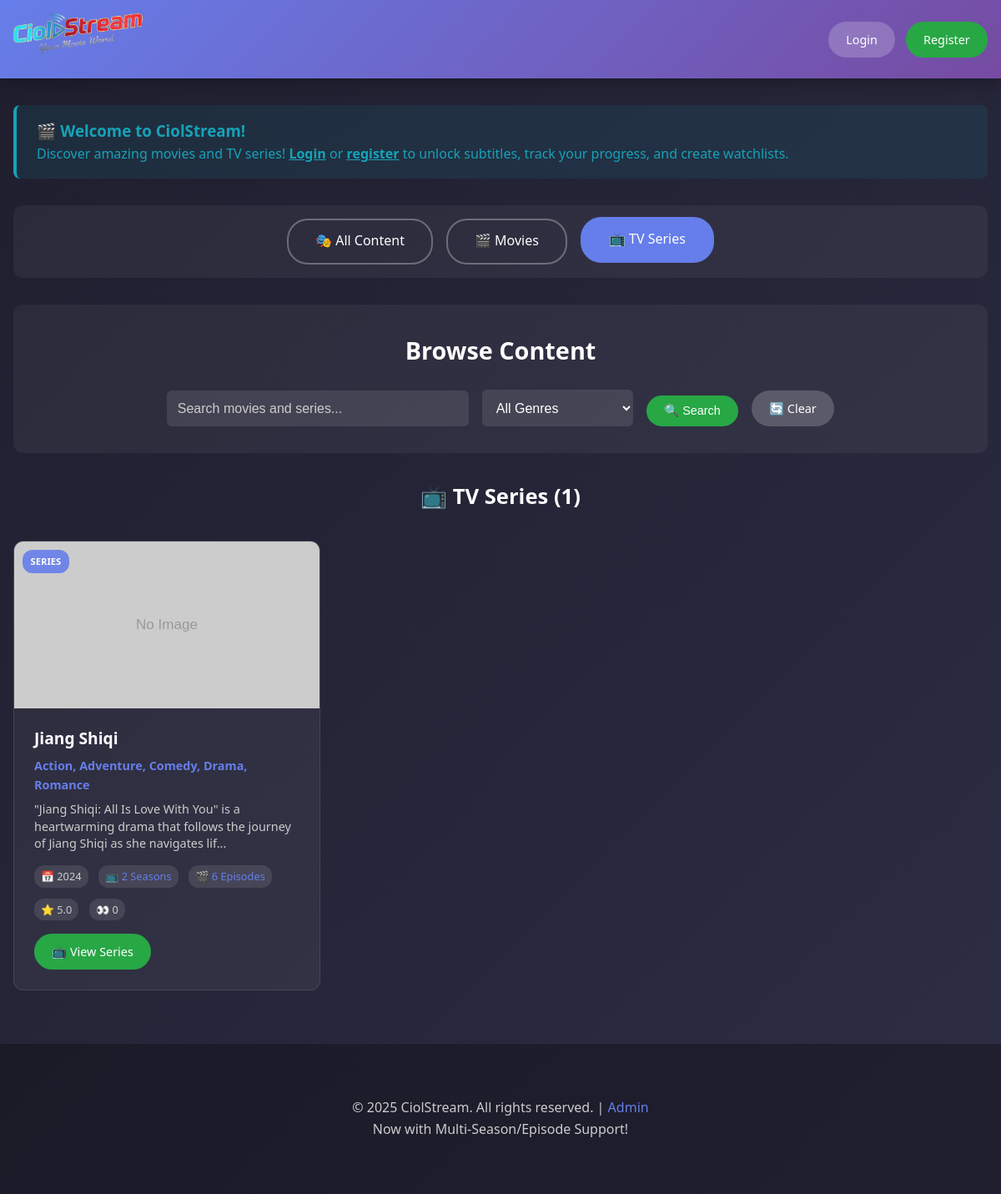
/?type=series, run on the app's committed database.
### tables this page shows
CREATE TABLE `series` (
  `id` int NOT NULL AUTO_INCREMENT,
  `title` varchar(255) NOT NULL,
  `description` text,
  `thumbnail_url` varchar(500) DEFAULT NULL,
  `release_year` year DEFAULT NULL,
  `imdb_rating` decimal(3,1) DEFAULT NULL,
  `language` varchar(50) DEFAULT 'English',
  `director` varchar(100) DEFAULT NULL,
  `cast` text,
  `tags` varchar(500) DEFAULT NULL,
  `view_count` int DEFAULT '0',
  `featured` tinyint(1) DEFAULT '0',
  `status` enum('active','inactive','coming_soon') DEFAULT 'active',
  `created_at` timestamp NULL DEFAULT CURRENT_TIMESTAMP,
  `updated_at` timestamp NULL DEFAULT CURRENT_TIMESTAMP ON UPDATE CURRENT_TIMESTAMP,
  PRIMARY KEY (`id`)
);

### includes/functions.php (called while the page is built, shortened)
<?php
function getCurrentUserSession($pdo) {
    if (!isset($_SESSION['user_id']) || !isset($_SESSION['session_token'])) {
        return null;
    }
    $session = validateUserSession($pdo, $_SESSION['user_id'], $_SESSION['session_token']);
    return [
        'user_id' => $session['user_id'],
        'username' => $session['username'],
        'status' => $session['status'],
        'expiry_date' => $session['expiry_date']
    ];
}
function searchSeries($pdo, $search = '', $genre = '', $filters = []) {
    try {
        $sql = "
            SELECT s.*,
                   COALESCE(AVG(r.rating), 0) as avg_rating,
                   COUNT(r.rating) as rating_count,
                   GROUP_CONCAT(DISTINCT g.name ORDER BY g.name SEPARATOR ', ') as genres,
                   COUNT(DISTINCT se.id) as season_count,
                   COUNT(DISTINCT v.id) as episode_count
            FROM series s
            LEFT JOIN ratings r ON s.id = r.series_id
            LEFT JOIN series_genres sg ON s.id = sg.series_id
            LEFT JOIN genres g ON sg.genre_id = g.id
            LEFT JOIN seasons se ON s.id = se.series_id
            LEFT JOIN videos v ON s.id = v.series_id AND v.content_type = 'episode'
            WHERE s.status = 'active'
        ";
        $params = [];
        $sql .= " GROUP BY s.id, s.title, s.description, s.thumbnail_url, s.release_year, s.imdb_rating,
                           s.language, s.director, s.cast, s.tags, s.view_count, s.featured,
                           s.status, s.created_at, s.updated_at
                  ORDER BY s.featured DESC, s.created_at DESC";
        $stmt = $pdo->prepare($sql);
        $stmt->execute($params);
        return $stmt->fetchAll();
    } catch (PDOException $e) {
        error_log("Error searching series: " . $e->getMessage());
        return [];
    }
}
?>

### public/index.php (the view, shortened to what this page needs)
<?php
require_once '../config/database.php';
require_once '../includes/functions.php';
$current_user = getCurrentUserSession($pdo);
$user_status = $current_user ? $current_user['status'] : null;
$username = $current_user ? $current_user['username'] : null;
$expiry_date = $current_user ? $current_user['expiry_date'] : null;
$search = isset($_GET['search']) ? trim($_GET['search']) : '';
$genre_filter = isset($_GET['genre']) ? trim($_GET['genre']) : '';
$content_type = isset($_GET['type']) ? trim($_GET['type']) : '';
$show_series = empty($content_type) || $content_type === 'series';
$series = [];
if ($show_series) {
    $series = searchSeries($pdo, $search, $genre_filter);
}
?>
<!DOCTYPE html>
<html lang="en">
<head>
    <link rel="stylesheet" href="../assets/css/style.css">
</head>
<body>
    <header>
        <nav class="navbar">
            <div class="nav-container">
                <div class="logo">
                    <a href="index.php">
                        <img src="../img/logo.png" alt="CiolStream" style="height: 50px; width: auto;">
                    </a>
                </div>
                <div class="nav-links">
                    <?php if ($username): ?>
                        <span class="welcome">Welcome, <?php echo htmlspecialchars($username); ?></span>
                        <span class="status status-<?php echo $user_status; ?>">
                            <?php echo ucfirst($user_status); ?> Member
                        </span>
                        <?php if ($expiry_date && $user_status === 'active'): ?>
                            <span class="expiry">Until: <?php echo date('M d, Y', strtotime($expiry_date)); ?></span>
                        <?php endif; ?>
                        <a href="../user/dashboard.php" class="btn">Dashboard</a>
                        <a href="../logout.php" class="btn">Logout</a>
                    <?php else: ?>
                        <a href="../login.php" class="btn">Login</a>
                        <a href="../register.php" class="btn btn-primary">Register</a>
                    <?php endif; ?>
                </div>
            </div>
        </nav>
    </header>
    <main>
        <div class="container">
            <?php if (!$username): ?>
                <div class="alert alert-info">
                    <h3>🎬 Welcome to CiolStream!</h3>
                    <p>Discover amazing movies and TV series! <a href="../login.php">Login</a> or <a href="../register.php">register</a> to unlock subtitles, track your progress, and create watchlists.</p>
                </div>
            <?php endif; ?>
            <div class="content-type-selector">
                <a href="?<?php echo http_build_query(array_merge($_GET, ['type' => ''])); ?>"
                   class="content-type-btn <?php echo empty($content_type) ? 'active' : ''; ?>">
                    🎭 All Content
                </a>
                <a href="?<?php echo http_build_query(array_merge($_GET, ['type' => 'movie'])); ?>"
                   class="content-type-btn <?php echo $content_type === 'movie' ? 'active' : ''; ?>">
                    🎬 Movies
                </a>
                <a href="?<?php echo http_build_query(array_merge($_GET, ['type' => 'series'])); ?>"
                   class="content-type-btn <?php echo $content_type === 'series' ? 'active' : ''; ?>">
                    📺 TV Series
                </a>
            </div>
            <div class="search-section">
                <h2>Browse Content</h2>
                <form method="GET" class="search-form">
                    <div class="search-controls">
                        <input type="text"
                               name="search"
                               placeholder="Search movies and series..."
                               value="<?php echo htmlspecialchars($search); ?>"
                               class="search-input">
                        <select name="genre" class="genre-select">
                            <option value="">All Genres</option>
                        </select>
                        <button type="submit" class="btn btn-primary">🔍 Search</button>
                        <a href="index.php" class="btn">🔄 Clear</a>
                    </div>
                </form>
            </div>
            <?php if ($show_series && !empty($series)): ?>
            <div class="content-section">
                <h3>📺 TV Series (<?php echo count($series); ?>)</h3>
                <div class="content-grid">
                    <?php foreach ($series as $show): ?>
                        <div class="content-card series-card" onclick="window.location.href='series.php?id=<?php echo $show['id']; ?>'">
                            <div class="content-thumbnail">
                                <div class="content-type-badge badge-series">Series</div>
                            </div>
                            <div class="content-info">
                                <h4><?php echo htmlspecialchars($show['title']); ?></h4>
                                <?php if ($show['genres']): ?>
                                    <p class="genre"><?php echo htmlspecialchars($show['genres']); ?></p>
                                <?php endif; ?>
                                <?php if ($show['description']): ?>
                                    <p class="description"><?php echo htmlspecialchars(substr($show['description'], 0, 120) . '...'); ?></p>
                                <?php endif; ?>
                                <div class="content-meta series-meta">
                                    <?php if ($show['release_year']): ?>
                                        <span class="meta-item">📅 <?php echo $show['release_year']; ?></span>
                                    <?php endif; ?>
                                    <span class="meta-item season-count">📺 <?php echo $show['season_count']; ?> Season<?php echo $show['season_count'] != 1 ? 's' : ''; ?></span>
                                    <span class="meta-item episode-count">🎬 <?php echo $show['episode_count']; ?> Episode<?php echo $show['episode_count'] != 1 ? 's' : ''; ?></span>
                                    <?php if ($show['avg_rating'] > 0): ?>
                                        <span class="meta-item">⭐ <?php echo number_format($show['avg_rating'], 1); ?></span>
                                    <?php endif; ?>
                                    <span class="meta-item">👀 <?php echo number_format($show['view_count']); ?></span>
                                </div>
                                <div class="content-actions">
                                    <a href="series.php?id=<?php echo $show['id']; ?>"
                                       class="btn btn-primary"
                                       onclick="event.stopPropagation()">
                                        📺 View Series
                                    </a>
                                </div>
                            </div>
                        </div>
                    <?php endforeach; ?>
                </div>
            </div>
            <?php endif; ?>
        </div>
    </main>
    <footer>
        <div class="container">
            <p>&copy; 2025 CiolStream. All rights reserved. | <a href="../admin/login.php">Admin</a></p>
            <p>Now with Multi-Season/Episode Support!</p>
        </div>
    </footer>
</body>
</html>

### assets/css/style.css (style rules this page uses)
* { margin: 0; padding: 0; box-sizing: border-box; }
body { font-family: 'Segoe UI', Tahoma, Geneva, Verdana, sans-serif; background: linear-gradient(135deg, #1e1e2e 0%, #2d2d44 100%); color: #fff; line-height: 1.6; min-height: 100vh; }
.navbar { background: linear-gradient(135deg, #667eea 0%, #764ba2 100%); padding: 1rem 0; box-shadow: 0 4px 20px rgba(0,0,0,0.3); position: sticky; top: 0; z-index: 100; }
.nav-container { max-width: 1200px; margin: 0 auto; padding: 0 1rem; display: flex; justify-content: space-between; align-items: center; flex-wrap: wrap; gap: 1rem; }
.logo { font-size: 1.8rem; font-weight: bold; color: #fff; }
.nav-links { display: flex; align-items: center; gap: 0.8rem; flex-wrap: wrap; }
.btn { padding: 0.5rem 1.2rem; background: rgba(255,255,255,0.2); color: #fff; text-decoration: none; border-radius: 25px; border: 2px solid transparent; transition: all 0.3s ease; display: inline-block; text-align: center; cursor: pointer; font-size: 0.9rem; white-space: nowrap; }
.btn-primary { background: #28a745; border-color: #28a745; }
.container { max-width: 1200px; margin: 2rem auto; padding: 0 1rem; }
.content-type-selector { display: flex; justify-content: center; gap: 1rem; margin-bottom: 2rem; padding: 1rem; background: rgba(255,255,255,0.05); border-radius: 12px; }
.content-type-btn { padding: 0.8rem 2rem; border: 2px solid rgba(255,255,255,0.3); background: transparent; color: #fff; border-radius: 25px; cursor: pointer; transition: all 0.3s ease; text-decoration: none; display: flex; align-items: center; gap: 0.5rem; font-size: 1rem; }
.content-type-btn:hover, .content-type-btn.active { background: #667eea; border-color: #667eea; transform: translateY(-2px); }
.alert { padding: 1rem 1.5rem; margin-bottom: 2rem; border-radius: 8px; border-left: 4px solid; }
.alert-info { background: rgba(23, 162, 184, 0.1); border-left-color: #17a2b8; color: #17a2b8; }
.alert a { color: inherit; font-weight: bold; }
.search-section { background: rgba(255,255,255,0.05); padding: 2rem; border-radius: 12px; margin-bottom: 2rem; }
.search-section h2 { margin-bottom: 1.5rem; text-align: center; font-size: 1.8rem; }
.search-form { max-width: 800px; margin: 0 auto; }
.search-controls { display: grid; grid-template-columns: 2fr 1fr auto auto; gap: 1rem; align-items: end; }
.search-input, .genre-select { padding: 0.8rem; border: none; border-radius: 6px; background: rgba(255,255,255,0.1); color: #fff; font-size: 1rem; transition: all 0.3s ease; }
.search-input::placeholder { color: #ccc; }
.genre-select option { background: #2d2d44; color: #fff; }
.content-section h3 { margin-bottom: 2rem; text-align: center; font-size: 1.6rem; }
.content-grid { display: grid; grid-template-columns: repeat(auto-fill, minmax(300px, 1fr)); gap: 2rem; }
.content-card { background: rgba(255,255,255,0.05); border-radius: 12px; overflow: hidden; transition: all 0.3s ease; border: 1px solid rgba(255,255,255,0.1); cursor: pointer; position: relative; }
.content-thumbnail { position: relative; width: 100%; height: 200px; overflow: hidden; }
.content-type-badge { position: absolute; top: 10px; left: 10px; padding: 0.3rem 0.6rem; background: rgba(0,0,0,0.8); color: #fff; border-radius: 12px; font-size: 0.7rem; font-weight: bold; text-transform: uppercase; }
.badge-series { background: rgba(102, 126, 234, 0.9); }
.content-info { padding: 1.5rem; }
.content-info h4 { font-size: 1.2rem; margin-bottom: 0.5rem; color: #fff; line-height: 1.3; }
.content-info .genre { color: #667eea; font-size: 0.9rem; font-weight: bold; margin-bottom: 0.5rem; }
.content-info .description { color: #ccc; font-size: 0.9rem; margin-bottom: 1rem; line-height: 1.4; }
.content-meta { display: flex; flex-wrap: wrap; gap: 0.8rem; margin-bottom: 1rem; font-size: 0.8rem; color: #ccc; }
.meta-item { display: flex; align-items: center; gap: 0.3rem; background: rgba(255,255,255,0.1); padding: 0.2rem 0.5rem; border-radius: 12px; }
.content-actions { display: flex; gap: 0.5rem; align-items: center; flex-wrap: wrap; }
.series-card .series-meta { margin-bottom: 1rem; }
.season-count, .episode-count { color: #667eea; font-weight: 500; }
footer { background: rgba(0,0,0,0.3); padding: 2rem 0; margin-top: 4rem; text-align: center; color: #ccc; }
footer a { color: #667eea; text-decoration: none; }

### data on the page
series: title "Jiang Shiqi", genres "Action, Adventure, Comedy, Drama, Romance", description "\"Jiang Shiqi: All Is Love With You\" is a heartwarming drama that follows the journey of Jiang Shiqi as she navigates lif...", release_year "2024", season_count "2", episode_count "6", avg_rating "5.0", view_count "0"

### other printed values
count($series) "1"
